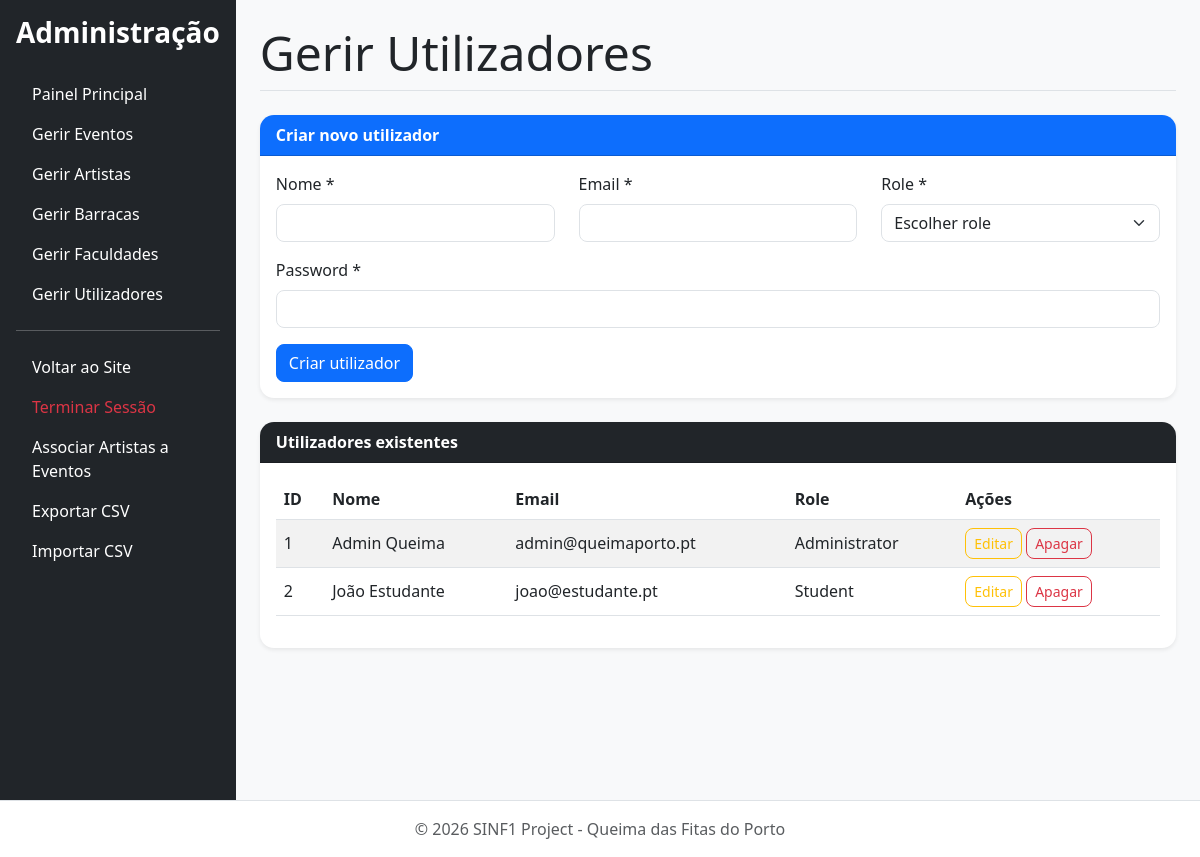
Page /public/admin/manage_users.php (signed in) on the earlier database version.
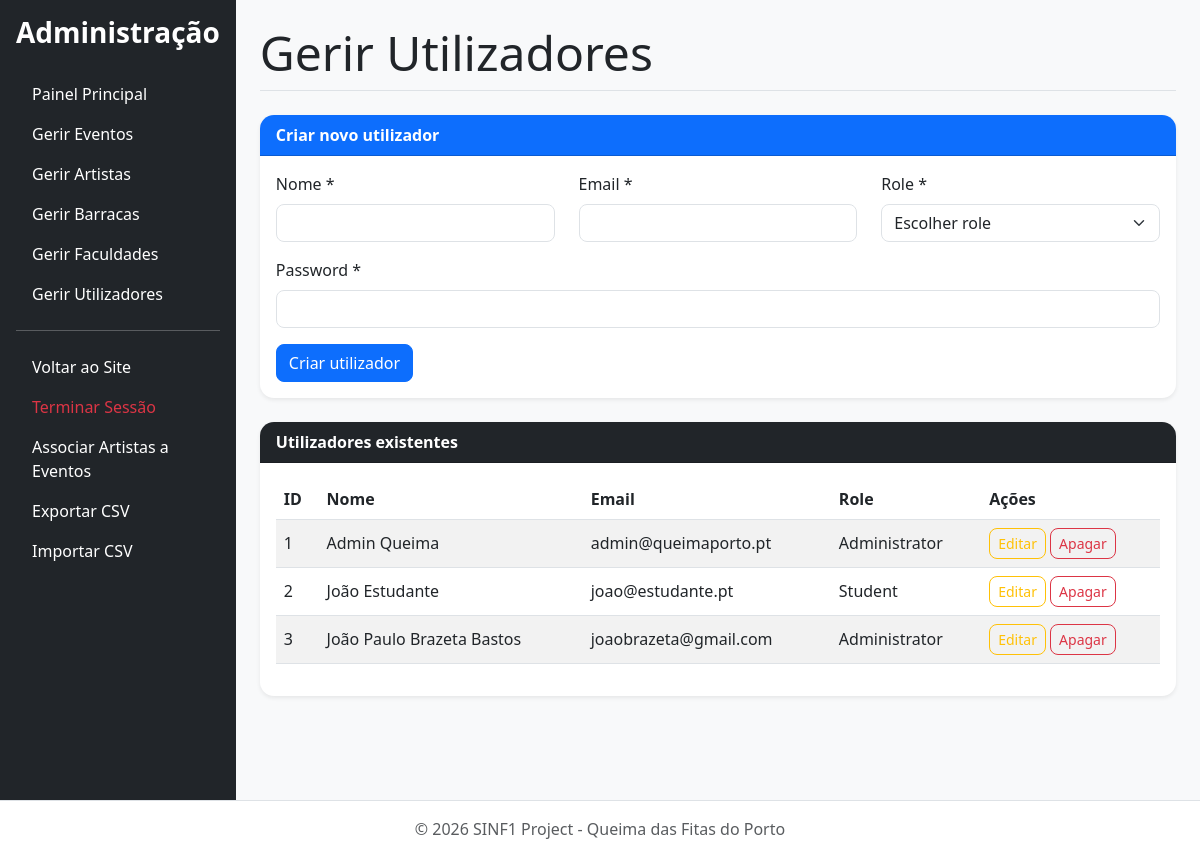
Same page on the later database version.
### tables this page shows
CREATE TABLE `user` (
  `id_user` int(11) NOT NULL,
  `name` varchar(100) NOT NULL,
  `email` varchar(100) NOT NULL,
  `password_hash` varchar(255) NOT NULL,
  `id_role` int(11) NOT NULL
);

CREATE TABLE `role` (
  `id_role` int(11) NOT NULL,
  `role_name` varchar(50) NOT NULL
);

### src/dal/DataAccessLayer.php (called while the page is built, shortened)
<?php
class DataAccessLayer {
    private $conn;
    public function __construct() {
        $this->conn = new mysqli(DB_HOST, DB_USER, DB_PASS, DB_NAME);
        $this->conn->set_charset("utf8mb4");
    }
    public function executeSelect($query, $params = [], $types = "") {
        $stmt = $this->conn->prepare($query);
        $stmt->execute();
        $result = $stmt->get_result();
        $data = $result->fetch_all(MYSQLI_ASSOC);
        return $data;
    }
}
?>

### src/bll/BusinessLogicLayer.php (called while the page is built, shortened)
<?php
require_once __DIR__ . '/../dal/DataAccessLayer.php';
class BusinessLogicLayer {
    private $dal;
    public function __construct() {
        $this->dal = new DataAccessLayer();
    }
public function getAllUsers() {
    $query = "SELECT
                    u.id_user,
                    u.name,
                    u.email,
                    u.id_role,
                    r.role_name
              FROM user u
              INNER JOIN role r ON u.id_role = r.id_role
              ORDER BY u.id_user ASC";
    return $this->dal->executeSelect($query);
}
}
?>

### public/admin/manage_users.php (the view, shortened to what the changed rows need)
<?php
include '../includes/header_admin.php';
$users = $bll->getAllUsers();
?>
<h1 class="display-5 border-bottom pb-2 mb-4">Gerir Utilizadores</h1>
<div class="card shadow-sm border-0">
    <div class="card-body table-responsive">
        <table class="table table-striped align-middle">
            <thead>
                <tr>
                    <th>ID</th>
                    <th>Nome</th>
                    <th>Email</th>
                    <th>Role</th>
                    <th>Ações</th>
                </tr>
            </thead>
            <tbody>
                <?php if ($users && count($users) > 0): ?>
                    <?php foreach ($users as $user): ?>
                        <tr>
                            <td><?php echo htmlspecialchars($user['id_user']); ?></td>
                            <td><?php echo htmlspecialchars($user['name']); ?></td>
                            <td><?php echo htmlspecialchars($user['email']); ?></td>
                            <td><?php echo htmlspecialchars($user['role_name']); ?></td>
                            <td>
                                <a
                                    href="manage_users.php?edit=<?php echo $user['id_user']; ?>"
                                    class="btn btn-sm btn-outline-warning"
                                >
                                    Editar
                                </a>
                                <a
                                    href="manage_users.php?delete=<?php echo $user['id_user']; ?>"
                                    class="btn btn-sm btn-outline-danger"
                                    data-confirm-delete="Tens a certeza que queres apagar este utilizador?"
                                >
                                    Apagar
                                </a>
                            </td>
                        </tr>
                    <?php endforeach; ?>
                <?php endif; ?>
            </tbody>
        </table>
    </div>
</div>
<?php include '../includes/footer.php'; ?>

Differences in the rows shown:
added user: id_user "3", name "João Paulo Brazeta Bastos", email "joaobrazeta@gmail.com", id_role.role_name "Administrator"
